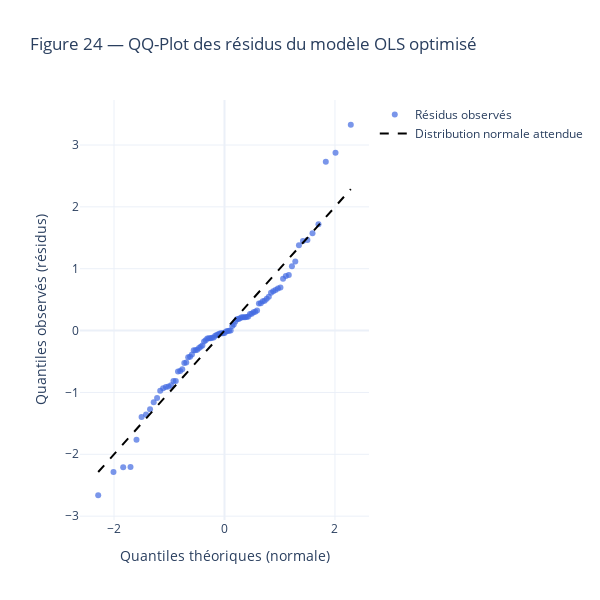

Notebook cell for this chart:
### Code cell
# ==========================================
# 📈 FIGURE 24 — QQ-Plot des résidus du modèle OLS optimisé
# ==========================================
import statsmodels.api as sm
import plotly.graph_objects as go
import numpy as np

# Extraction des résidus
residuals = ols_opt.resid.dropna()

# Génération des quantiles théoriques et empiriques
sm_res = sm.ProbPlot(residuals, fit=True)
theoretical_q = sm_res.theoretical_quantiles
sample_q = sm_res.sample_quantiles

# Construction du QQ-plot avec Plotly
fig = go.Figure()

# Points QQ
fig.add_trace(go.Scatter(
    x=theoretical_q,
    y=sample_q,
    mode="markers",
    marker=dict(color="royalblue", size=6, opacity=0.7),
    name="Résidus observés"
))

# Ligne de référence (normale théorique)
fig.add_trace(go.Scatter(
    x=theoretical_q,
    y=theoretical_q,
    mode="lines",
    line=dict(color="black", dash="dash"),
    name="Distribution normale attendue"
))

fig.update_layout(
    title="Figure 24 — QQ-Plot des résidus du modèle OLS optimisé",
    xaxis_title="Quantiles théoriques (normale)",
    yaxis_title="Quantiles observés (résidus)",
    template="plotly_white",
    width=600,
    height=600
)

fig.show()

# 🧾 Légende académique :
legend_figure25 = """
**Figure 24.** — QQ-Plot des résidus du modèle OLS optimisé.  
Les points se rapprochent globalement de la diagonale, indiquant une distribution des résidus proche de la normale.  
De légers écarts en queue haute suggèrent une asymétrie modérée, compatible avec les résultats du test de Jarque–Bera (p < 0,01).  
Ce profil reste acceptable pour une série temporelle épidémique à forte saisonnalité.
"""
print(legend_figure25)

### Figure 1 — Plotly figure (JSON) as saved in the notebook; plotly's stock layout.template omitted (floating-point values rounded to 4 significant figures)
{"data": [{"marker": {"color": "royalblue", "opacity": 0.7, "size": 6}, "mode": "markers", "name": "Résidus observés", "type": "scatter", "x": [-2.287, -2.01, -1.834, -1.701, -1.593, -1.501, -1.42, -1.348, -1.282, -1.221, -1.164, -1.111, -1.061, -1.013, -0.9674, -0.9239, -0.882, -0.8416, -0.8026, -0.7647, -0.7279, -0.6921, -0.6571, -0.6229, -0.5895, -0.5566, -0.5244, -0.4927, -0.4615, -0.4307, -0.4004, -0.3704, -0.3407, -0.3113, -0.2822, -0.2533, -0.2247, -0.1962, -0.1679, -0.1397, -0.1116, -0.08365, -0.05573, -0.02786, 0.0, 0.02786, 0.05573, 0.08365, 0.1116, 0.1397, 0.1679, 0.1962, 0.2247, 0.2533, 0.2822, 0.3113, 0.3407, 0.3704, 0.4004, 0.4307, 0.4615, 0.4927, 0.5244, 0.5566, 0.5895, 0.6229, 0.6571, 0.6921, 0.7279, 0.7647, 0.8026, 0.8416, 0.882, 0.9239, 0.9674, 1.013, 1.061, 1.111, 1.164, 1.221, 1.282, 1.348, 1.42, 1.501, 1.593, 1.701, 1.834, 2.01, 2.287], "y": [-2.662, -2.286, -2.208, -2.207, -1.763, -1.396, -1.355, -1.271, -1.159, -1.09, -0.9713, -0.9308, -0.9105, -0.9045, -0.8835, -0.815, -0.8132, -0.6626, -0.6518, -0.627, -0.5252, -0.5144, -0.4295, -0.4217, -0.3877, -0.3194, -0.3183, -0.3092, -0.2826, -0.2634, -0.2398, -0.1752, -0.1561, -0.1286, -0.1231, -0.1224, -0.1157, -0.1119, -0.08557, -0.07206, -0.05926, -0.04684, -0.04503, -0.04367, -0.04099, -0.01289, -0.004849, -0.003888, 0.001733, 0.07408, 0.09743, 0.1486, 0.1844, 0.1887, 0.1987, 0.2163, 0.2168, 0.2175, 0.2179, 0.2293, 0.2685, 0.2719, 0.2949, 0.3035, 0.326, 0.438, 0.4403, 0.4757, 0.484, 0.5152, 0.5481, 0.6129, 0.6346, 0.658, 0.6812, 0.6945, 0.8372, 0.8809, 0.8975, 1.038, 1.116, 1.379, 1.448, 1.465, 1.574, 1.717, 2.731, 2.876, 3.328]}, {"line": {"color": "black", "dash": "dash"}, "mode": "lines", "name": "Distribution normale attendue", "type": "scatter", "x": [-2.287, -2.01, -1.834, -1.701, -1.593, -1.501, -1.42, -1.348, -1.282, -1.221, -1.164, -1.111, -1.061, -1.013, -0.9674, -0.9239, -0.882, -0.8416, -0.8026, -0.7647, -0.7279, -0.6921, -0.6571, -0.6229, -0.5895, -0.5566, -0.5244, -0.4927, -0.4615, -0.4307, -0.4004, -0.3704, -0.3407, -0.3113, -0.2822, -0.2533, -0.2247, -0.1962, -0.1679, -0.1397, -0.1116, -0.08365, -0.05573, -0.02786, 0.0, 0.02786, 0.05573, 0.08365, 0.1116, 0.1397, 0.1679, 0.1962, 0.2247, 0.2533, 0.2822, 0.3113, 0.3407, 0.3704, 0.4004, 0.4307, 0.4615, 0.4927, 0.5244, 0.5566, 0.5895, 0.6229, 0.6571, 0.6921, 0.7279, 0.7647, 0.8026, 0.8416, 0.882, 0.9239, 0.9674, 1.013, 1.061, 1.111, 1.164, 1.221, 1.282, 1.348, 1.42, 1.501, 1.593, 1.701, 1.834, 2.01, 2.287], "y": [-2.287, -2.01, -1.834, -1.701, -1.593, -1.501, -1.42, -1.348, -1.282, -1.221, -1.164, -1.111, -1.061, -1.013, -0.9674, -0.9239, -0.882, -0.8416, -0.8026, -0.7647, -0.7279, -0.6921, -0.6571, -0.6229, -0.5895, -0.5566, -0.5244, -0.4927, -0.4615, -0.4307, -0.4004, -0.3704, -0.3407, -0.3113, -0.2822, -0.2533, -0.2247, -0.1962, -0.1679, -0.1397, -0.1116, -0.08365, -0.05573, -0.02786, 0.0, 0.02786, 0.05573, 0.08365, 0.1116, 0.1397, 0.1679, 0.1962, 0.2247, 0.2533, 0.2822, 0.3113, 0.3407, 0.3704, 0.4004, 0.4307, 0.4615, 0.4927, 0.5244, 0.5566, 0.5895, 0.6229, 0.6571, 0.6921, 0.7279, 0.7647, 0.8026, 0.8416, 0.882, 0.9239, 0.9674, 1.013, 1.061, 1.111, 1.164, 1.221, 1.282, 1.348, 1.42, 1.501, 1.593, 1.701, 1.834, 2.01, 2.287]}], "layout": {"height": 600, "title": {"text": "Figure 24 — QQ-Plot des résidus du modèle OLS optimisé"}, "width": 600, "xaxis": {"title": {"text": "Quantiles théoriques (normale)"}}, "yaxis": {"title": {"text": "Quantiles observés (résidus)"}}}}
